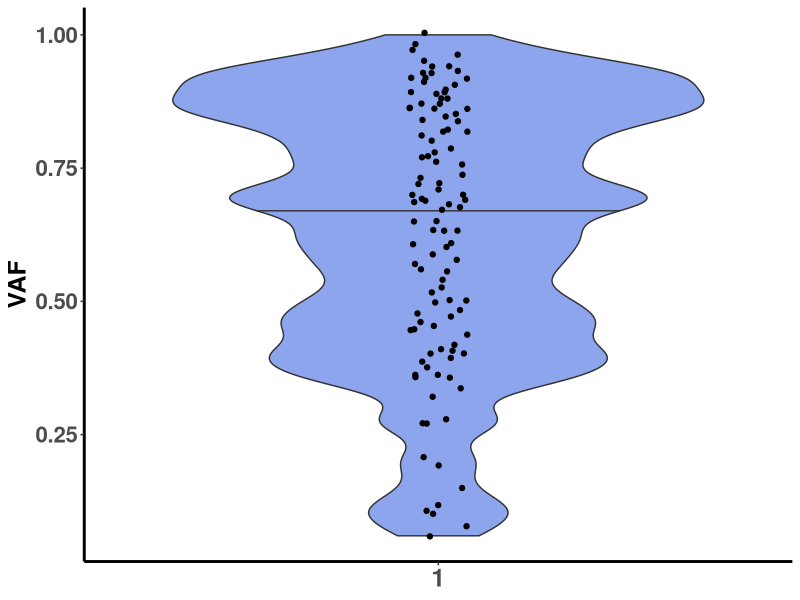

This chart was generated by the following R code:
#Load required libraries
library(readxl)
library(openxlsx)
library(RColorBrewer)
library(tidyverse)

#Set the working directory
setwd("/Users/pettya/Desktop/R Analysis")

##Read in filtered (no Stage IV or chemo) and compiled endometrial TP53 TCGA dataset
endometrial <- read_xlsx("Final TCGA with p53 and RT annotation - R.xlsx", 1)

##Change RT variable and convert to factor
endometrial$Radiation.Therapy <- ifelse(endometrial$Radiation.Therapy == "Yes", "RT", "No RT")
names(endometrial)[23] <- "RT"
endometrial$RT <- factor(endometrial$RT)

##Remove TP53 WT patients and convert Allelic Frequency to numeric
endometrial <- endometrial[which(endometrial$Allele.Freq..T. != "WT"),]
endometrial$Allele.Freq..T. <- as.numeric(endometrial$Allele.Freq..T.)

##Violin plot of VAF vs RT
pVAF <- ggplot(endometrial, aes(x= RT, y= Allele.Freq..T.))
pVAF <- pVAF + geom_violin(aes(fill= RT), draw_quantiles = c(0.5), scale= "count", adjust= 0.3) + theme_classic() + labs(title= NULL, x= NULL, y= "VAF")
pVAF <- pVAF + geom_jitter(width= 0.05)  
pVAF <- pVAF + theme(panel.grid.minor.y = element_blank()) +
  theme(legend.position = "none") + scale_fill_manual(values= alpha(c("royalblue", "firebrick2"), 0.6)) +
  theme(axis.title.y = element_text(size= 18, face= "bold"), axis.line= element_line(size= 1)) + 
  theme(axis.text.x = element_text(size = 18, face= "bold"), axis.text.y = element_text(size = 16, face= "bold")) 

##Save violin plot to jpeg file
jpeg("VAF vs RT violin, TCGA, white background.jpeg", width= 720, height= 720, units= "px", res= 150)
print(pVAF)
dev.off()


